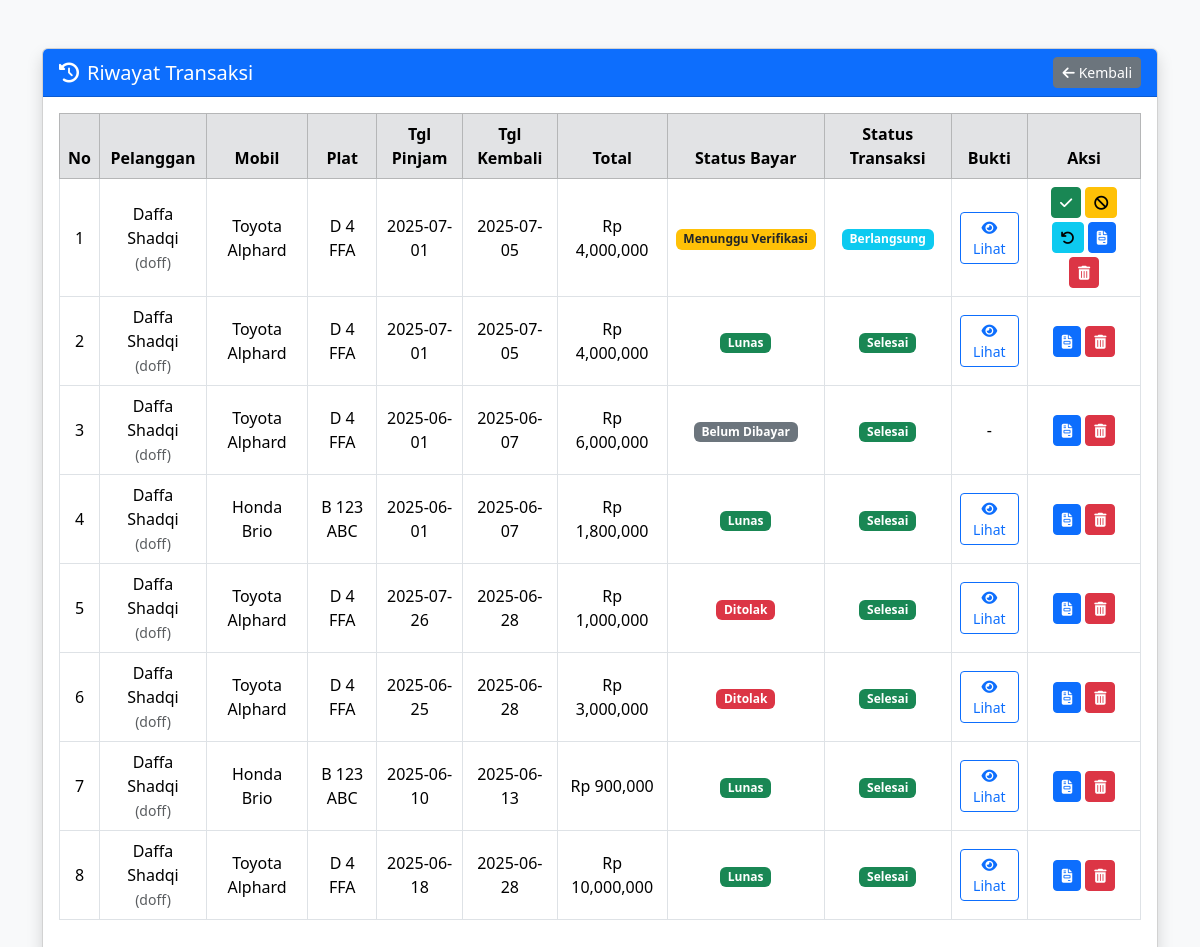
/transaksi/riwayat.php (signed in), run on the app's committed database.
### tables this page shows
CREATE TABLE `transaksi` (
  `id_transaksi` int(11) NOT NULL,
  `id_pelanggan` int(11) DEFAULT NULL,
  `id_mobil` int(11) DEFAULT NULL,
  `tanggal_pinjam` date DEFAULT NULL,
  `tanggal_kembali` date DEFAULT NULL,
  `total_harga` decimal(12,2) DEFAULT NULL,
  `status_transaksi` enum('Berlangsung','Selesai','Dibatalkan') DEFAULT NULL,
  `bukti_pembayaran` varchar(255) DEFAULT NULL,
  `status_pembayaran` varchar(50) NOT NULL DEFAULT '`Belum Dibayar`',
  `created_at` datetime DEFAULT current_timestamp()
);

CREATE TABLE `users` (
  `id_user` int(11) NOT NULL,
  `username` varchar(50) DEFAULT NULL,
  `email` varchar(100) DEFAULT NULL,
  `no_hp` varchar(15) DEFAULT NULL,
  `password` varchar(255) DEFAULT NULL,
  `nama_lengkap` varchar(100) DEFAULT NULL,
  `role` enum('admin','petugas','pelanggan') NOT NULL,
  `foto` varchar(100) DEFAULT NULL
);

CREATE TABLE `mobil` (
  `id_mobil` int(11) NOT NULL,
  `merk` varchar(100) DEFAULT NULL,
  `tipe` varchar(50) DEFAULT NULL,
  `tahun` year(4) DEFAULT NULL,
  `no_polisi` varchar(20) DEFAULT NULL,
  `status` enum('Tersedia','Dipinjam') DEFAULT NULL,
  `harga_perhari` decimal(10,2) DEFAULT NULL,
  `gambar` varchar(255) DEFAULT NULL,
  `foto` varchar(255) DEFAULT NULL
);

### transaksi/riwayat.php (the view, shortened to what this page needs)
<?php
include '../config/koneksi.php';
$query = mysqli_query($conn, "
    SELECT t.*, m.merk, m.no_polisi, u.username, u.nama_lengkap
    FROM transaksi t
    JOIN mobil m ON t.id_mobil = m.id_mobil
    JOIN users u ON t.id_pelanggan = u.id_user
    ORDER BY t.id_transaksi DESC
");
?>
<!DOCTYPE html>
<html>
<head>
    <link href="https://cdn.jsdelivr.net/npm/bootstrap@5.3.3/dist/css/bootstrap.min.css" rel="stylesheet">
    <link rel="stylesheet" href="https://cdnjs.cloudflare.com/ajax/libs/font-awesome/6.5.0/css/all.min.css">
</head>
<body class="bg-light">
<div class="container py-5">
    <div class="card shadow">
        <div class="card-header bg-primary text-white d-flex justify-content-between align-items-center">
            <h5 class="mb-0"><i class="fas fa-history me-2"></i>Riwayat Transaksi</h5>
            <a href="../dashboard.php" class="btn btn-secondary btn-sm"><i class="fas fa-arrow-left me-1"></i>Kembali</a>
        </div>
        <div class="card-body table-responsive">
            <table class="table table-bordered table-hover align-middle text-center">
                <thead class="table-secondary">
                    <tr>
                        <th>No</th>
                        <th>Pelanggan</th>
                        <th>Mobil</th>
                        <th>Plat</th>
                        <th>Tgl Pinjam</th>
                        <th>Tgl Kembali</th>
                        <th>Total</th>
                        <th>Status Bayar</th>
                        <th>Status Transaksi</th>
                        <th>Bukti</th>
                        <th>Aksi</th>
                    </tr>
                </thead>
                <tbody>
                <?php $no = 1; while ($row = mysqli_fetch_assoc($query)) { ?>
                    <tr>
                        <td><?= $no++ ?></td>
                        <td><?= $row['nama_lengkap'] ?><br><small class="text-muted">(<?= $row['username'] ?>)</small></td>
                        <td><?= $row['merk'] ?></td>
                        <td><?= $row['no_polisi'] ?></td>
                        <td><?= $row['tanggal_pinjam'] ?></td>
                        <td><?= $row['tanggal_kembali'] ?></td>
                        <td>Rp <?= number_format($row['total_harga']) ?></td>
                        <td>
                            <span class="badge bg-<?=
                                $row['status_pembayaran'] == 'Lunas' ? 'success' : (
                                $row['status_pembayaran'] == 'Ditolak' ? 'danger' : (
                                $row['status_pembayaran'] == 'Menunggu Verifikasi' ? 'warning text-dark' : 'secondary')) ?>">
                                <?= $row['status_pembayaran'] ?>
                            </span>
                        </td>
                        <td>
                            <span class="badge bg-<?=
                                $row['status_transaksi'] == 'Selesai' ? 'success' : (
                                $row['status_transaksi'] == 'Berlangsung' ? 'info' : 'secondary') ?>">
                                <?= $row['status_transaksi'] ?>
                            </span>
                        </td>
                        <td>
                            <?php if ($row['bukti_pembayaran']) { ?>
                                <a href="../uploads/<?= $row['bukti_pembayaran'] ?>" target="_blank" class="btn btn-sm btn-outline-primary"><i class="fas fa-eye"></i> Lihat</a>
                            <?php } else { echo "-"; } ?>
                        </td>
                        <td>
                            <div class="d-flex flex-wrap justify-content-center gap-1">
                                <?php if ($row['status_pembayaran'] == 'Menunggu Verifikasi') { ?>
                                    <a href="?verifikasi=<?= $row['id_transaksi'] ?>" class="btn btn-success btn-sm" onclick="return confirm('Verifikasi pembayaran ini?')">
                                        <i class="fas fa-check"></i>
                                    </a>
                                    <a href="?tolak=<?= $row['id_transaksi'] ?>" class="btn btn-warning btn-sm" onclick="return confirm('Tolak transaksi ini?')">
                                        <i class="fas fa-ban"></i>
                                    </a>
                                <?php } ?>
                                <?php if ($row['status_transaksi'] == 'Berlangsung') { ?>
                                    <a href="?kembali=<?= $row['id_transaksi'] ?>" class="btn btn-info btn-sm" onclick="return confirm('Kembalikan mobil ini?')">
                                        <i class="fas fa-undo"></i>
                                    </a>
                                <?php } ?>
                                <a href="cetak_invoice.php?id=<?= $row['id_transaksi'] ?>" target="_blank" class="btn btn-primary btn-sm">
                                    <i class="fas fa-file-invoice"></i>
                                </a>
                                <a href="?hapus=<?= $row['id_transaksi'] ?>" class="btn btn-danger btn-sm" onclick="return confirm('Hapus transaksi ini?')">
                                    <i class="fas fa-trash-alt"></i>
                                </a>
                            </div>
                        </td>
                    </tr>
                <?php } ?>
                </tbody>
            </table>
        </div>
    </div>
</div>
</body>
</html>

### data on the page
transaksi: users.nama_lengkap "Daffa Shadqi", users.username "doff", id_mobil.merk "Toyota Alphard", id_mobil.no_polisi "D 4 FFA", tanggal_pinjam "2025-07-01", tanggal_kembali "2025-07-05", total_harga "4,000,000", status_pembayaran "Menunggu Verifikasi", status_transaksi "Berlangsung"
transaksi: users.nama_lengkap "Daffa Shadqi", users.username "doff", id_mobil.merk "Toyota Alphard", id_mobil.no_polisi "D 4 FFA", tanggal_pinjam "2025-07-01", tanggal_kembali "2025-07-05", total_harga "4,000,000", status_pembayaran "Lunas", status_transaksi "Selesai"
transaksi: users.nama_lengkap "Daffa Shadqi", users.username "doff", id_mobil.merk "Toyota Alphard", id_mobil.no_polisi "D 4 FFA", tanggal_pinjam "2025-06-01", tanggal_kembali "2025-06-07", total_harga "6,000,000", status_pembayaran "Belum Dibayar", status_transaksi "Selesai"
transaksi: users.nama_lengkap "Daffa Shadqi", users.username "doff", id_mobil.merk "Honda Brio", id_mobil.no_polisi "B 123 ABC", tanggal_pinjam "2025-06-01", tanggal_kembali "2025-06-07", total_harga "1,800,000", status_pembayaran "Lunas", status_transaksi "Selesai"
transaksi: users.nama_lengkap "Daffa Shadqi", users.username "doff", id_mobil.merk "Toyota Alphard", id_mobil.no_polisi "D 4 FFA", tanggal_pinjam "2025-07-26", tanggal_kembali "2025-06-28", total_harga "1,000,000", status_pembayaran "Ditolak", status_transaksi "Selesai"
transaksi: users.nama_lengkap "Daffa Shadqi", users.username "doff", id_mobil.merk "Toyota Alphard", id_mobil.no_polisi "D 4 FFA", tanggal_pinjam "2025-06-25", tanggal_kembali "2025-06-28", total_harga "3,000,000", status_pembayaran "Ditolak", status_transaksi "Selesai"
transaksi: users.nama_lengkap "Daffa Shadqi", users.username "doff", id_mobil.merk "Honda Brio", id_mobil.no_polisi "B 123 ABC", tanggal_pinjam "2025-06-10", tanggal_kembali "2025-06-13", total_harga "900,000", status_pembayaran "Lunas", status_transaksi "Selesai"
transaksi: users.nama_lengkap "Daffa Shadqi", users.username "doff", id_mobil.merk "Toyota Alphard", id_mobil.no_polisi "D 4 FFA", tanggal_pinjam "2025-06-18", tanggal_kembali "2025-06-28", total_harga "10,000,000", status_pembayaran "Lunas", status_transaksi "Selesai"
